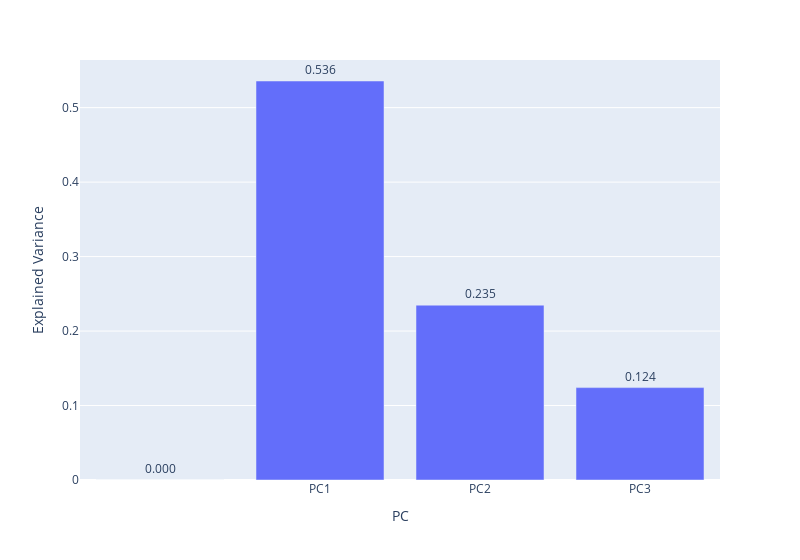

Notebook code for this chart:
### Code cell
# Scree Plot

fig = px.bar(df_explained_variance, x='PC', y='Explained Variance', text='Explained Variance', width=800)
fig.update_traces(texttemplate='%{text:.3f}', textposition='outside')
fig.show()

### Figure 1 — Plotly figure (JSON) as saved in the notebook; plotly's stock layout.template omitted (floating-point values rounded to 4 significant figures)
{"data": [{"alignmentgroup": "True", "hovertemplate": "PC=%{x}<br>Explained Variance=%{text}<extra></extra>", "legendgroup": "", "marker": {"color": "#636efa", "pattern": {"shape": ""}}, "name": "", "offsetgroup": "", "orientation": "v", "showlegend": false, "text": [0, 0.5358, 0.2348, 0.1241], "textposition": "outside", "texttemplate": "%{text:.3f}", "type": "bar", "x": ["", "PC1", "PC2", "PC3"], "xaxis": "x", "y": [0, 0.5358, 0.2348, 0.1241], "yaxis": "y"}], "layout": {"barmode": "relative", "legend": {"tracegroupgap": 0}, "margin": {"t": 60}, "width": 800, "xaxis": {"anchor": "y", "domain": [0, 1], "title": {"text": "PC"}}, "yaxis": {"anchor": "x", "domain": [0, 1], "title": {"text": "Explained Variance"}}}}
